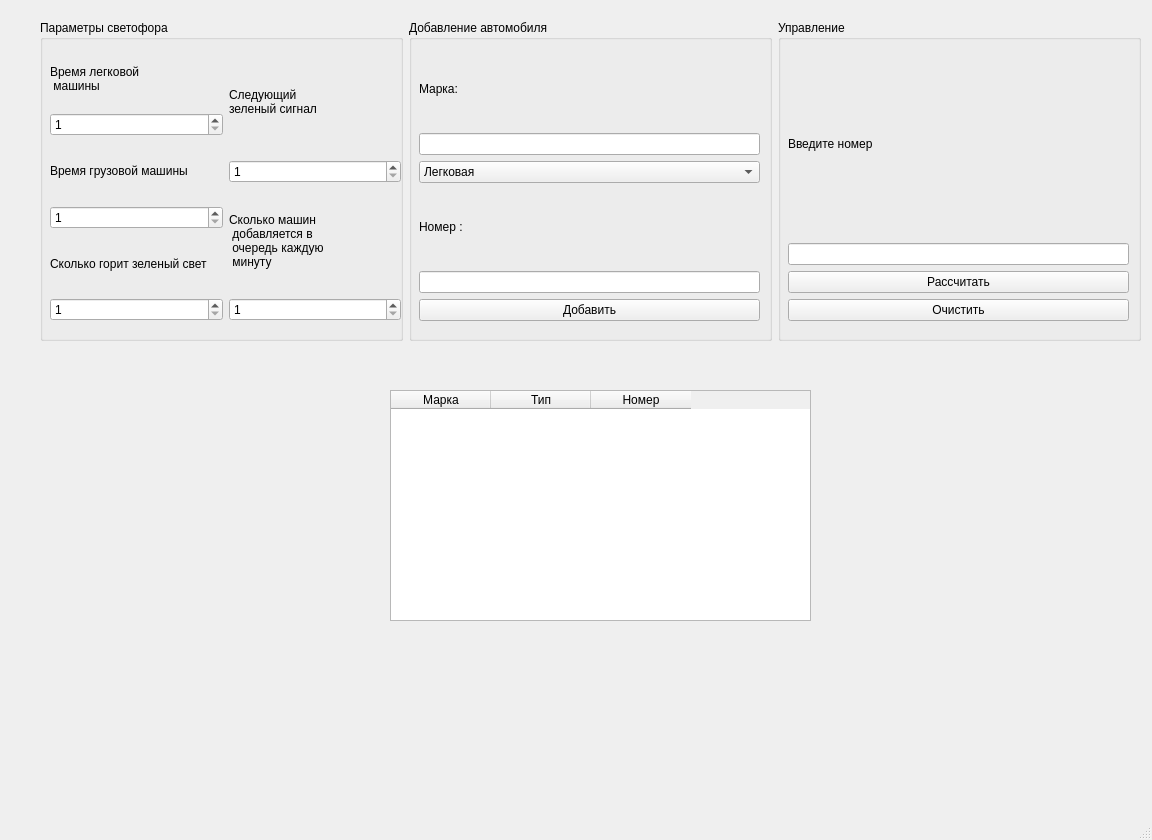
<?xml version="1.0" encoding="UTF-8"?>
<ui version="4.0">
 <class>MainWindow</class>
 <widget class="QMainWindow" name="MainWindow">
  <property name="geometry">
   <rect>
    <x>0</x>
    <y>0</y>
    <width>1152</width>
    <height>840</height>
   </rect>
  </property>
  <property name="windowTitle">
   <string>MainWindow</string>
  </property>
  <widget class="QWidget" name="centralwidget">
   <widget class="QTableWidget" name="tableWidget">
    <property name="geometry">
     <rect>
      <x>390</x>
      <y>390</y>
      <width>421</width>
      <height>231</height>
     </rect>
    </property>
    <property name="editTriggers">
     <set>QAbstractItemView::EditTrigger::NoEditTriggers</set>
    </property>
    <property name="selectionMode">
     <enum>QAbstractItemView::SelectionMode::SingleSelection</enum>
    </property>
    <property name="selectionBehavior">
     <enum>QAbstractItemView::SelectionBehavior::SelectRows</enum>
    </property>
    <column>
     <property name="text">
      <string>Марка</string>
     </property>
    </column>
    <column>
     <property name="text">
      <string>Тип</string>
     </property>
    </column>
    <column>
     <property name="text">
      <string>Номер</string>
     </property>
    </column>
   </widget>
   <widget class="QLabel" name="label">
    <property name="geometry">
     <rect>
      <x>220</x>
      <y>670</y>
      <width>751</width>
      <height>91</height>
     </rect>
    </property>
    <property name="text">
     <string/>
    </property>
    <property name="alignment">
     <set>Qt::AlignmentFlag::AlignCenter</set>
    </property>
   </widget>
   <widget class="QWidget" name="">
    <property name="geometry">
     <rect>
      <x>40</x>
      <y>20</y>
      <width>1101</width>
      <height>321</height>
     </rect>
    </property>
    <layout class="QHBoxLayout" name="horizontalLayout_2">
     <item>
      <widget class="QGroupBox" name="groupBox">
       <property name="title">
        <string>Параметры светофора</string>
       </property>
       <widget class="QWidget" name="">
        <property name="geometry">
         <rect>
          <x>10</x>
          <y>30</y>
          <width>351</width>
          <height>271</height>
         </rect>
        </property>
        <layout class="QHBoxLayout" name="horizontalLayout">
         <item>
          <layout class="QVBoxLayout" name="verticalLayout_2">
           <item>
            <widget class="QLabel" name="label_2">
             <property name="text">
              <string>Время легковой
 машины</string>
             </property>
            </widget>
           </item>
           <item>
            <widget class="QSpinBox" name="tcspinBox">
             <property name="minimum">
              <number>1</number>
             </property>
             <property name="maximum">
              <number>1000</number>
             </property>
            </widget>
           </item>
           <item>
            <widget class="QLabel" name="label_3">
             <property name="text">
              <string>Время грузовой машины</string>
             </property>
            </widget>
           </item>
           <item>
            <widget class="QSpinBox" name="gcspinBox">
             <property name="minimum">
              <number>1</number>
             </property>
             <property name="maximum">
              <number>1000</number>
             </property>
            </widget>
           </item>
           <item>
            <widget class="QLabel" name="label_4">
             <property name="text">
              <string>Сколько горит зеленый свет </string>
             </property>
            </widget>
           </item>
           <item>
            <widget class="QSpinBox" name="tspinBox">
             <property name="minimum">
              <number>1</number>
             </property>
             <property name="maximum">
              <number>1000</number>
             </property>
            </widget>
           </item>
          </layout>
         </item>
         <item>
          <layout class="QVBoxLayout" name="verticalLayout">
           <item>
            <widget class="QLabel" name="label_5">
             <property name="text">
              <string>Следующий 
зеленый сигнал</string>
             </property>
            </widget>
           </item>
           <item>
            <widget class="QSpinBox" name="stspinBox">
             <property name="minimum">
              <number>1</number>
             </property>
             <property name="maximum">
              <number>1000</number>
             </property>
            </widget>
           </item>
           <item>
            <widget class="QLabel" name="label_6">
             <property name="text">
              <string>Сколько машин
 добавляется в
 очередь каждую
 минуту</string>
             </property>
            </widget>
           </item>
           <item>
            <widget class="QSpinBox" name="kspinBox">
             <property name="minimum">
              <number>1</number>
             </property>
             <property name="maximum">
              <number>1000</number>
             </property>
            </widget>
           </item>
          </layout>
         </item>
        </layout>
       </widget>
      </widget>
     </item>
     <item>
      <widget class="QGroupBox" name="groupBox_2">
       <property name="title">
        <string>Добавление автомобиля</string>
       </property>
       <widget class="QWidget" name="">
        <property name="geometry">
         <rect>
          <x>10</x>
          <y>30</y>
          <width>341</width>
          <height>271</height>
         </rect>
        </property>
        <layout class="QVBoxLayout" name="verticalLayout_3">
         <item>
          <widget class="QLabel" name="label_7">
           <property name="text">
            <string>Марка:</string>
           </property>
          </widget>
         </item>
         <item>
          <widget class="QLineEdit" name="brandEdit"/>
         </item>
         <item>
          <widget class="QComboBox" name="comboBox">
           <item>
            <property name="text">
             <string>Легковая</string>
            </property>
           </item>
           <item>
            <property name="text">
             <string>Грузовая</string>
            </property>
           </item>
          </widget>
         </item>
         <item>
          <widget class="QLabel" name="label_8">
           <property name="text">
            <string>Номер :</string>
           </property>
          </widget>
         </item>
         <item>
          <widget class="QLineEdit" name="numberEdit"/>
         </item>
         <item>
          <widget class="QPushButton" name="addButton">
           <property name="text">
            <string>Добавить</string>
           </property>
          </widget>
         </item>
        </layout>
       </widget>
      </widget>
     </item>
     <item>
      <widget class="QGroupBox" name="groupBox_3">
       <property name="title">
        <string>Управление</string>
       </property>
       <widget class="QWidget" name="">
        <property name="geometry">
         <rect>
          <x>10</x>
          <y>30</y>
          <width>341</width>
          <height>271</height>
         </rect>
        </property>
        <layout class="QVBoxLayout" name="verticalLayout_4">
         <item>
          <widget class="QLabel" name="label_9">
           <property name="text">
            <string>Введите номер</string>
           </property>
          </widget>
         </item>
         <item>
          <widget class="QLineEdit" name="searchNumberEdit"/>
         </item>
         <item>
          <widget class="QPushButton" name="calculateButton">
           <property name="text">
            <string>Рассчитать</string>
           </property>
          </widget>
         </item>
         <item>
          <widget class="QPushButton" name="clearButton">
           <property name="text">
            <string>Очистить</string>
           </property>
          </widget>
         </item>
        </layout>
       </widget>
      </widget>
     </item>
    </layout>
   </widget>
  </widget>
  <widget class="QMenuBar" name="menubar">
   <property name="geometry">
    <rect>
     <x>0</x>
     <y>0</y>
     <width>1152</width>
     <height>25</height>
    </rect>
   </property>
  </widget>
  <widget class="QStatusBar" name="statusbar"/>
 </widget>
 <resources/>
 <connections/>
</ui>
